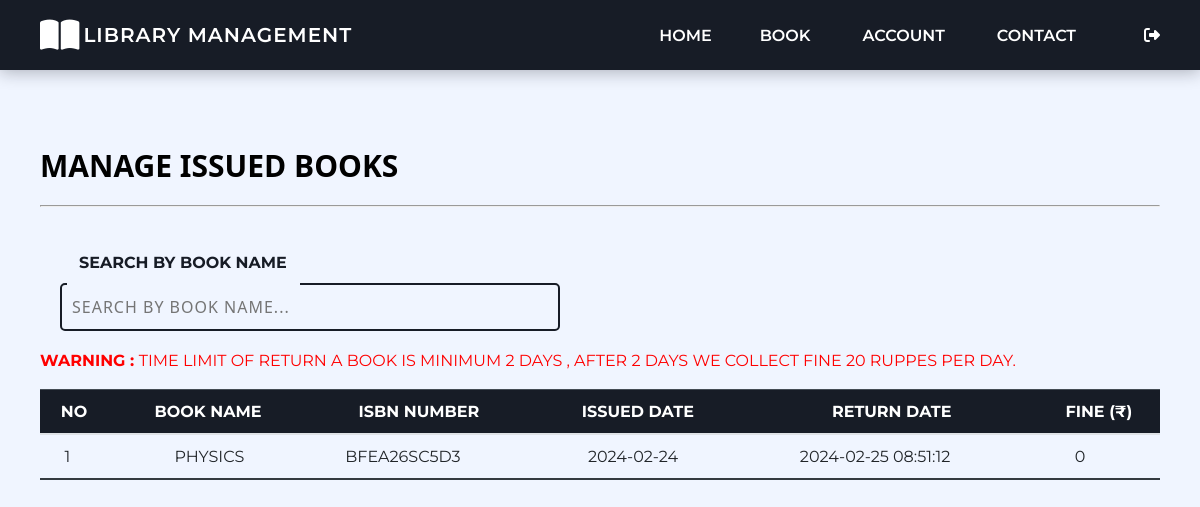
/issued-books.php (signed in), run on the app's committed database.
### tables this page shows
CREATE TABLE `tblissuedbookdetails` (
  `id` int(11) NOT NULL,
  `BookId` int(11) DEFAULT NULL,
  `StudentID` varchar(150) DEFAULT NULL,
  `IssuesDate` date DEFAULT current_timestamp(),
  `FineDate` date DEFAULT current_timestamp(),
  `ReturnDate` timestamp NULL DEFAULT NULL ON UPDATE current_timestamp(),
  `RetrunStatus` int(1) DEFAULT NULL,
  `fine` int(11) DEFAULT NULL
);

CREATE TABLE `tblbooks` (
  `id` int(11) NOT NULL,
  `BookName` varchar(255) DEFAULT NULL,
  `CatId` int(11) DEFAULT NULL,
  `AuthorId` int(11) DEFAULT NULL,
  `PubId` int(11) DEFAULT NULL,
  `ISBNNumber` varchar(25) DEFAULT NULL,
  `BookPrice` decimal(10,2) DEFAULT NULL,
  `bookImage` varchar(250) NOT NULL,
  `isIssued` int(1) DEFAULT NULL,
  `RegDate` timestamp NULL DEFAULT current_timestamp(),
  `UpdationDate` timestamp NULL DEFAULT NULL ON UPDATE current_timestamp()
);

### issued-books.php (the view, shortened to what this page needs)
<?php
include('includes/config.php');
if(strlen($_SESSION['login'])==0)
    {
header('location:index.php');
}
else{
?>
<!DOCTYPE html>
<html xmlns="http://www.w3.org/1999/xhtml">
    <head>
    </head>
<?php include('includes/header.php');?>
<div class="content-wrapper">
    <div class="container">
        <div class="row pad-botm">
            <div class="col-md-12">
                <h4 class="header-line">Manage Issued Books</h4>
            </div>
            <br>
            <hr><br><br>
            <main class="py-4">
                <div class="container">
                    <div class="row justify-content-center">
                        <div class="col-md-12">
                            <div class="card">
                                <div class="card-body">
                                    <div style="margin-bottom: 20px;">
                                        <div class="coolinput">
                                            <label for="input" class="text">&nbsp; SEARCH BY BOOK NAME &nbsp;&nbsp;</label>
                                            <input class="input" id="searchInput" type="text" placeholder="SEARCH BY BOOK NAME..."
                                                autocomplete="off"  onkeyup="filterTable()" />
                                        </div>
                                    </div>
                                    <span style="color:red"><b> WARNING : </b> TIME LIMIT OF RETURN A BOOK IS MINIMUM 2 DAYS , AFTER 2 DAYS WE collect FINE 20 RUPPES PER DAY.</span>
                                    <br><br><table id="myTable" class="table">
                                        <thead class="table-dark">
                                            <tr>
                                                <th> no </th>
                                                <th> book name </th>
                                                <th> isbn number </th>
                                                <th> issued date</th>
                                                <th> return date </th>
                                                <th> fine (₹) </th>
                                            </tr>
                                        </thead>
                                        <tbody>
                                            <?php
                            $sid=$_SESSION['stdid'];
                            $sql="SELECT tblbooks.BookName,tblbooks.ISBNNumber,tblissuedbookdetails.IssuesDate,tblissuedbookdetails.ReturnDate,tblissuedbookdetails.id as rid,tblissuedbookdetails.fine from  tblissuedbookdetails join tblstudents on tblstudents.StudentId=tblissuedbookdetails.StudentId join tblbooks on tblbooks.id=tblissuedbookdetails.BookId where tblstudents.StudentId=:sid order by tblissuedbookdetails.id desc";
                            $query = $dbh -> prepare($sql);
                            $query-> bindParam(':sid', $sid, PDO::PARAM_STR);
                            $query->execute();
                            $results=$query->fetchAll(PDO::FETCH_OBJ);
                            $cnt=1;
                            if($query->rowCount() > 0)
                            {
                            foreach($results as $result)
                            {
                        ?>
                                            <tr class="odd gradeX">
                                                <td class="center">&nbsp;&nbsp;&nbsp;<?php echo htmlentities($cnt);?>
                                                </td>
                                                <td class="center">
                                                    &nbsp;&nbsp;&nbsp;&nbsp;&nbsp;&nbsp;&nbsp;&nbsp;&nbsp;&nbsp;&nbsp;&nbsp;&nbsp;<?php echo htmlentities($result->BookName);?>
                                                </td>
                                                <td class="center">
                                                    &nbsp;&nbsp;&nbsp;&nbsp;&nbsp;&nbsp;<?php echo htmlentities($result->ISBNNumber);?>
                                                </td>
                                                <td class="center">
                                                    &nbsp;&nbsp;&nbsp;&nbsp;&nbsp;&nbsp;&nbsp;&nbsp;&nbsp;&nbsp;&nbsp;<?php echo htmlentities($result->IssuesDate);?>
                                                </td>
                                                <td class="center"> &nbsp;&nbsp;&nbsp;&nbsp;&nbsp;&nbsp;&nbsp;&nbsp;&nbsp;&nbsp;<?php if($result->ReturnDate=="")
                                            {?>
                                                    <span style="color:red">
                                                        <?php   echo htmlentities("NOT RETURN YET"); ?>
                                                    </span>
                                                    <?php } else {
                                            echo htmlentities($result->ReturnDate);
                                        }
                                            ?>
                                                </td>
                                                <td class="center">
                                                    &nbsp;&nbsp;&nbsp;&nbsp;&nbsp;&nbsp;<?php echo htmlentities($result->fine);?>
                                                </td>
                                            </tr>
                                            <?php $cnt=$cnt+1;}} ?>
                                        </tbody>
                                    </table>
                                </div>
                            </div>
                        </div>
                    </div>
                </div>
            </main>
        </div>
    </div>
</div>
</body>
</html>
<?php } ?>

### assets/css/student_style.css (style rules this page uses)
:root { --header-height: 2.5rem; --black-color: hsl(220, 24%, 12%); --black-color-light: hsl(220, 24%, 15%); --black-color-lighten: hsl(220, 20%, 18%); --white-color: #fff; --body-color: hsl(220, 100%, 97%); --body-font: "Montserrat", sans-serif; --normal-font-size: .938rem; --font-regular: 400; --font-semi-bold: 600; --z-tooltip: 10; --z-fixed: 100; }
@media screen and (min-width: 1024px) { :root { --normal-font-size: 1rem; } }
* { box-sizing: border-box; padding: 0; margin: 0; text-decoration: none !important; }
body { font-family: var(--body-font); font-size: var(--normal-font-size); background-color: var(--body-color); text-transform: uppercase; text-decoration: none !important; }
.container { max-width: 1120px; margin-inline: 1.5rem; }
.row { display: grid; grid-template-columns: repeat(4fr, 580px); }
.row.pad-botm { margin-top: 50px; text-transform: uppercase; }
.header-line { font-size: 30px; font-weight: bolder; font-family: system-ui, -apple-system, BlinkMacSystemFont, 'Segoe UI', Roboto, Oxygen, Ubuntu, Cantarell, 'Open Sans', 'Helvetica Neue', sans-serif; }
@media screen and (min-width: 1118px) { .container { margin-inline: auto; } }
.coolinput { display: flex; flex-direction: column; width: fit-content; position: static; max-width: 240px; margin-left: 20px; }
.coolinput label.text { font-size: 1rem; color: var(--black-color); font-weight: 700; position: relative; top: 0.5rem; margin: 0 0 0 7px; padding: 0 3px; background: var(--body-color); width: fit-content; }
.coolinput input[type=text].input { padding: 11px 10px; font-size: 1rem; border: 2px var(--black-color) solid; border-radius: 5px; background: var(--body-color); color: black; width: 500px; font-weight: 500; font-family: system-ui, -apple-system, BlinkMacSystemFont, 'Segoe UI', Roboto, Oxygen, Ubuntu, Cantarell, 'Open Sans', 'Helvetica Neue', sans-serif; letter-spacing: 1px; }
table { border-collapse: collapse; }
.table { width: 100%; margin-bottom: 1rem; color: #212529; }
.table td, .table th { padding: .75rem; vertical-align: top; border-top: 1px solid #dee2e6; }
.table thead th { vertical-align: bottom; border-bottom: 2px solid #dee2e6; }
.table-dark, .table-dark>td, .table-dark>th { background-color: #c6c8ca; }
.table-dark tbody+tbody, .table-dark td, .table-dark th, .table-dark thead th { border-color: #95999c; }
.table-dark { color: #fff; background-color: #343a40; }
.table-dark td, .table-dark th, .table-dark thead th { border-color: #454d55; }

### issued-books.php (style rules this page uses)
tbody tr { border-bottom: 2px solid #343a40; }
.table-dark { background-color: var(--black-color) !important; }

### data on the page
tblissuedbookdetails: BookId.BookName "PHYSICS", BookId.ISBNNumber "BFEA26SC5D3", IssuesDate "2024-02-24", ReturnDate "2024-02-25 08:51:12", fine "0"
